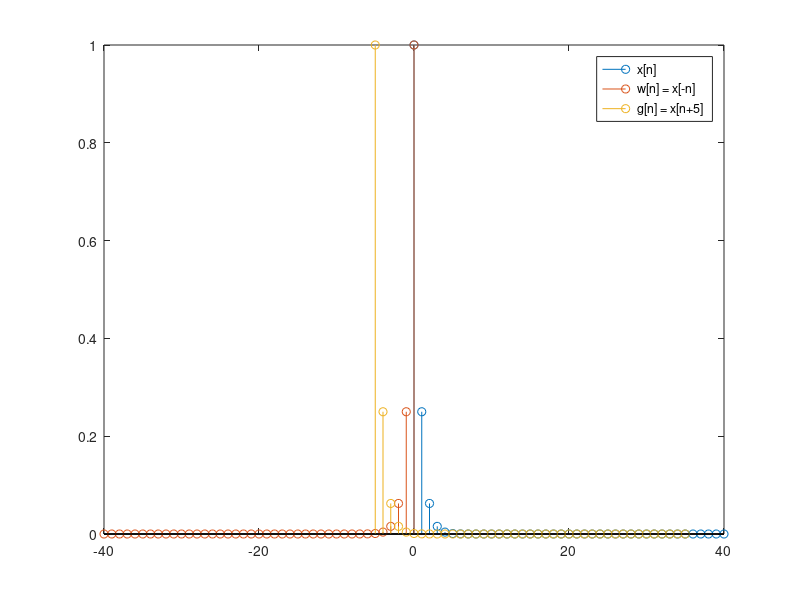

The MATLAB source for this figure:
% Questão 04)

%Gerando os valores de n:
n = 0:40;

%Definindo a função x[n]:
Xn = (1/4).^n;

%Plotando o gráfico:
stem(n, Xn);

%Mantendo o mesmo gráfico
hold on;

% Questão 05)

%Espelhando o sinal
stem(-n, Xn);

%Deslocando o sinal em t0 = -5
n_deslocado = n-5;

%plotando o sinal deslocado
stem(n_deslocado, Xn);

%Adicionando legendas:
legend('x[n]','w[n] = x[-n]', 'g[n] = x[n+5]');



